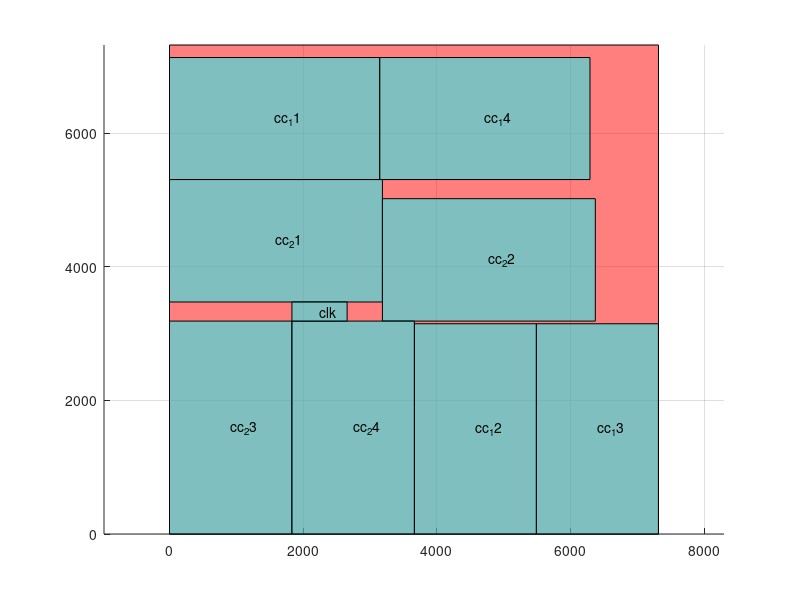

Source code (MATLAB):
axis equal;
hold on;
grid on;

block_x=[0 0 7317.5 7317.5 0 ];
block_y=[0 7317.5 7317.5 0 0 ];
fill(block_x,block_y,'r','facealpha',0.5);
block_x=[0 0 3146 3146 0 ];
block_y=[5304 7130 7130 5304 5304 ];
fill(block_x,block_y,'c','facealpha',0.5);
text(1573, 6217, 'cc_11');

block_x=[3664 3664 5490 5490 3664 ];
block_y=[0 3146 3146 0 0 ];
fill(block_x,block_y,'c','facealpha',0.5);
text(4577, 1573, 'cc_12');

block_x=[5490 5490 7316 7316 5490 ];
block_y=[0 3146 3146 0 0 ];
fill(block_x,block_y,'c','facealpha',0.5);
text(6403, 1573, 'cc_13');

block_x=[3146 3146 6292 6292 3146 ];
block_y=[5304 7130 7130 5304 5304 ];
fill(block_x,block_y,'c','facealpha',0.5);
text(4719, 6217, 'cc_14');

block_x=[0 0 3186 3186 0 ];
block_y=[3472 5304 5304 3472 3472 ];
fill(block_x,block_y,'c','facealpha',0.5);
text(1593, 4388, 'cc_21');

block_x=[3186 3186 6372 6372 3186 ];
block_y=[3186 5018 5018 3186 3186 ];
fill(block_x,block_y,'c','facealpha',0.5);
text(4779, 4102, 'cc_22');

block_x=[0 0 1832 1832 0 ];
block_y=[0 3186 3186 0 0 ];
fill(block_x,block_y,'c','facealpha',0.5);
text(916, 1593, 'cc_23');

block_x=[1832 1832 3664 3664 1832 ];
block_y=[0 3186 3186 0 0 ];
fill(block_x,block_y,'c','facealpha',0.5);
text(2748, 1593, 'cc_24');

block_x=[1832 1832 2658 2658 1832 ];
block_y=[3186 3472 3472 3186 3186 ];
fill(block_x,block_y,'c','facealpha',0.5);
text(2245, 3329, 'clk');

